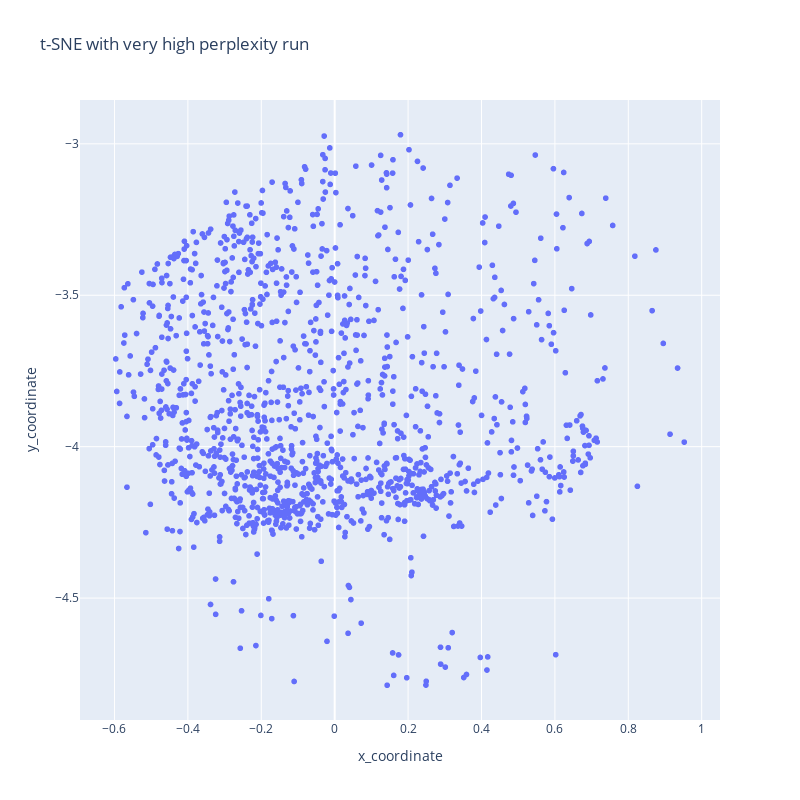

Source (notebook cell):
### Code cell
# VISUALIZE THE HIGH PERPLEXITY TSNE RESULTS
tsne_iloc_high = 4 # ASSUMED TO BE ILOC = 4 AS SET IN THE VANILLA DOCUMENT
plot_embedding(
  embedding_coordinates_table = extract_coordinates_from_entry(tsne_grid[tsne_iloc_high]), 
  feature_ids = [spec.feature_id for spec in spectra]
).update_layout(title = "t-SNE with very high perplexity run")

### Figure 1 — Plotly figure (JSON) as saved in the notebook; plotly's stock layout.template omitted (floating-point values rounded to 4 significant figures; data arrays with more than 128 entries replaced by an {"elided": "..."} marker saying what was removed)
{"data": [{"customdata": {"elided": "1267x1 str values"}, "hovertemplate": "x_coordinate=%{x}<br>y_coordinate=%{y}<br>feature_id=%{customdata[0]}<extra></extra>", "legendgroup": "", "marker": {"color": "#636efa", "symbol": "circle"}, "mode": "markers", "name": "", "showlegend": false, "type": "scattergl", "x": {"elided": "1267 float values"}, "xaxis": "x", "y": {"elided": "1267 float values"}, "yaxis": "y"}], "layout": {"height": 800, "legend": {"tracegroupgap": 0}, "title": {"text": "t-SNE with very high perplexity run"}, "width": 800, "xaxis": {"anchor": "y", "domain": [0, 1], "title": {"text": "x_coordinate"}}, "yaxis": {"anchor": "x", "domain": [0, 1], "title": {"text": "y_coordinate"}}}}
